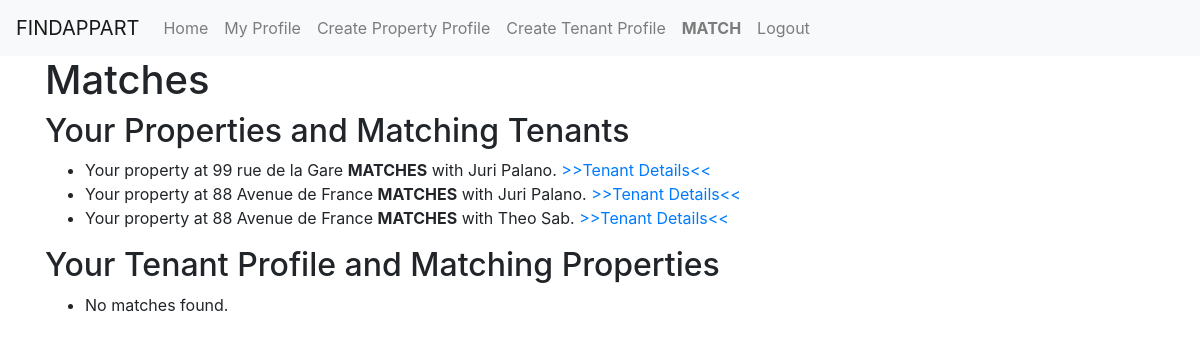
Screenshot of /match/ (signed in) with the database file from the repository.
### app1/models.py (models this page shows, shortened)
class Property(models.Model):
    user = models.ForeignKey(User, on_delete=models.CASCADE)
    name = models.CharField(max_length=255, blank=True, null=True)
    phone = models.CharField(max_length=20, blank=True, null=True)
    email = models.EmailField(blank=True, null=True)
    address = models.CharField(max_length=255, blank=True, null=True)
    price = models.DecimalField(max_digits=10, decimal_places=2, blank=True, null=True)
    bedrooms = models.IntegerField(blank=True, null=True)
    bathrooms = models.IntegerField(blank=True, null=True)
    description = models.TextField(blank=True, null=True)
    photo = models.ImageField(upload_to='property_photos', blank=True, null=True)
    objects = models.Manager()

class Tenant(models.Model):
    user = models.ForeignKey(User, on_delete=models.CASCADE)
    name = models.CharField(max_length=255, blank=True, null=True)
    email = models.EmailField(blank=True, null=True)
    phone = models.CharField(max_length=20, blank=True, null=True)
    budget = models.DecimalField(max_digits=10, decimal_places=2, null=True, blank=True)
    bedrooms = models.IntegerField(blank=True, null=True)
    bathrooms = models.IntegerField(blank=True, null=True)
    bio = models.TextField(blank=True, null=True)
    photo = models.ImageField(upload_to='tenants_photos', blank=True, null=True)
    objects = models.Manager()

### app1/views.py (the view)
# urls.py: path('match/', views.match, name='match'),  # Page for matching tenants and properties.
@login_required
def match(request):
    properties = Property.objects.filter(user=request.user)
    tenants = Tenant.objects.filter(user=request.user)
    property_matches = []
    for property in properties:
        matching_tenants = Tenant.objects.filter(budget__gte=property.price,
                                                 bedrooms__lte=property.bedrooms,
                                                 bathrooms__lte=property.bathrooms)
        for tenant in matching_tenants:
            if tenant.user != property.user:
                property_matches.append((property, tenant))
    tenant_matches = []
    for tenant in tenants:
        matching_properties = Property.objects.filter(price__lte=tenant.budget,
                                                      bedrooms__gte=tenant.bedrooms,
                                                      bathrooms__gte=tenant.bathrooms)
        for property in matching_properties:
            if property.user != tenant.user:
                tenant_matches.append((property, tenant))
    return render(request, 'app1/match.html', {'property_matches': property_matches, 'tenant_matches': tenant_matches})

### templates/app1/match.html
{% extends "base.html" %}
{% block content %}
    <h1>Matches</h1>
    <h2>Your Properties and Matching Tenants</h2>
    <ul>
        {% for property, tenant in property_matches %}
            <li>
                Your property at {{ property.address }} <b>MATCHES</b> with {{ tenant.name }}.
                <a href="{% url 'app1:tenant_detail' tenant.pk %}">>>Tenant Details<<</a>
            </li>
        {% empty %}
            <li>No matches found.</li>
        {% endfor %}
    </ul>
    <h2>Your Tenant Profile and Matching Properties</h2>
    <ul>
        {% for property, tenant in tenant_matches %}
            <li>
                <b>MATCH</b> with property of {{ property.name }} at {{ property.address }}.
                <a href="{% url 'app1:property_detail' property.pk %}">>>Property Details<<</a>
            </li>
        {% empty %}
            <li>No matches found.</li>
        {% endfor %}
    </ul>
{% endblock %}

### rows the page displays
Property: address "99 rue de la Gare", name "Juri Palano"
Property: address "88 Avenue de France", name "Juri Palano", name "Theo Sab"
